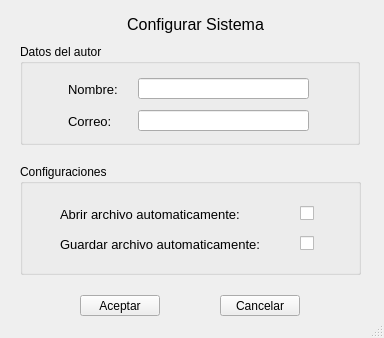
<?xml version="1.0" encoding="UTF-8"?>
<ui version="4.0">
 <class>Configuraciones</class>
 <widget class="QMainWindow" name="Configuraciones">
  <property name="geometry">
   <rect>
    <x>0</x>
    <y>0</y>
    <width>384</width>
    <height>338</height>
   </rect>
  </property>
  <property name="windowTitle">
   <string>Configuraciones</string>
  </property>
  <widget class="QWidget" name="centralwidget">
   <widget class="QGroupBox" name="groupBox">
    <property name="geometry">
     <rect>
      <x>20</x>
      <y>164</y>
      <width>341</width>
      <height>111</height>
     </rect>
    </property>
    <property name="title">
     <string>Configuraciones</string>
    </property>
    <widget class="QLabel" name="label">
     <property name="geometry">
      <rect>
       <x>40</x>
       <y>40</y>
       <width>191</width>
       <height>21</height>
      </rect>
     </property>
     <property name="text">
      <string>&lt;html&gt;&lt;head/&gt;&lt;body&gt;&lt;p&gt;&lt;span style=&quot; font-size:10pt;&quot;&gt;Abrir archivo automaticamente:&lt;/span&gt;&lt;/p&gt;&lt;/body&gt;&lt;/html&gt;</string>
     </property>
    </widget>
    <widget class="QCheckBox" name="checkBox_open">
     <property name="geometry">
      <rect>
       <x>280</x>
       <y>40</y>
       <width>41</width>
       <height>19</height>
      </rect>
     </property>
     <property name="text">
      <string/>
     </property>
    </widget>
    <widget class="QLabel" name="label_2">
     <property name="geometry">
      <rect>
       <x>40</x>
       <y>70</y>
       <width>201</width>
       <height>21</height>
      </rect>
     </property>
     <property name="text">
      <string>&lt;html&gt;&lt;head/&gt;&lt;body&gt;&lt;p&gt;&lt;span style=&quot; font-size:10pt;&quot;&gt;Guardar archivo automaticamente:&lt;/span&gt;&lt;/p&gt;&lt;/body&gt;&lt;/html&gt;</string>
     </property>
    </widget>
    <widget class="QCheckBox" name="checkBox_save">
     <property name="geometry">
      <rect>
       <x>280</x>
       <y>70</y>
       <width>41</width>
       <height>19</height>
      </rect>
     </property>
     <property name="text">
      <string/>
     </property>
    </widget>
   </widget>
   <widget class="QPushButton" name="boton_aceptar">
    <property name="geometry">
     <rect>
      <x>80</x>
      <y>295</y>
      <width>80</width>
      <height>21</height>
     </rect>
    </property>
    <property name="text">
     <string>Aceptar</string>
    </property>
   </widget>
   <widget class="QPushButton" name="boton_cancelar">
    <property name="geometry">
     <rect>
      <x>220</x>
      <y>295</y>
      <width>80</width>
      <height>21</height>
     </rect>
    </property>
    <property name="text">
     <string>Cancelar</string>
    </property>
   </widget>
   <widget class="QGroupBox" name="groupBox_2">
    <property name="geometry">
     <rect>
      <x>20</x>
      <y>44</y>
      <width>340</width>
      <height>101</height>
     </rect>
    </property>
    <property name="title">
     <string>Datos del autor</string>
    </property>
    <widget class="QLabel" name="label_4">
     <property name="geometry">
      <rect>
       <x>48</x>
       <y>35</y>
       <width>61</width>
       <height>21</height>
      </rect>
     </property>
     <property name="text">
      <string>&lt;html&gt;&lt;head/&gt;&lt;body&gt;&lt;p&gt;&lt;span style=&quot; font-size:10pt;&quot;&gt;Nombre:&lt;/span&gt;&lt;/p&gt;&lt;/body&gt;&lt;/html&gt;</string>
     </property>
    </widget>
    <widget class="QLabel" name="label_5">
     <property name="geometry">
      <rect>
       <x>48</x>
       <y>67</y>
       <width>61</width>
       <height>21</height>
      </rect>
     </property>
     <property name="text">
      <string>&lt;html&gt;&lt;head/&gt;&lt;body&gt;&lt;p&gt;&lt;span style=&quot; font-size:10pt;&quot;&gt;Correo:&lt;/span&gt;&lt;/p&gt;&lt;/body&gt;&lt;/html&gt;</string>
     </property>
    </widget>
    <widget class="QLineEdit" name="lineEdit_nombre">
     <property name="geometry">
      <rect>
       <x>118</x>
       <y>34</y>
       <width>171</width>
       <height>21</height>
      </rect>
     </property>
    </widget>
    <widget class="QLineEdit" name="lineEdit_correo">
     <property name="geometry">
      <rect>
       <x>118</x>
       <y>66</y>
       <width>171</width>
       <height>21</height>
      </rect>
     </property>
    </widget>
   </widget>
   <widget class="QLabel" name="label_3">
    <property name="geometry">
     <rect>
      <x>100</x>
      <y>14</y>
      <width>191</width>
      <height>21</height>
     </rect>
    </property>
    <property name="text">
     <string>&lt;html&gt;&lt;head/&gt;&lt;body&gt;&lt;p align=&quot;center&quot;&gt;&lt;span style=&quot; font-size:12pt;&quot;&gt;Configurar Sistema&lt;/span&gt;&lt;/p&gt;&lt;/body&gt;&lt;/html&gt;</string>
    </property>
   </widget>
  </widget>
  <widget class="QStatusBar" name="statusbar"/>
 </widget>
 <resources/>
 <connections/>
</ui>
